Frame 1 (no input): blank canvas, image omitted
Frame 60 (no input): blank canvas, image omitted
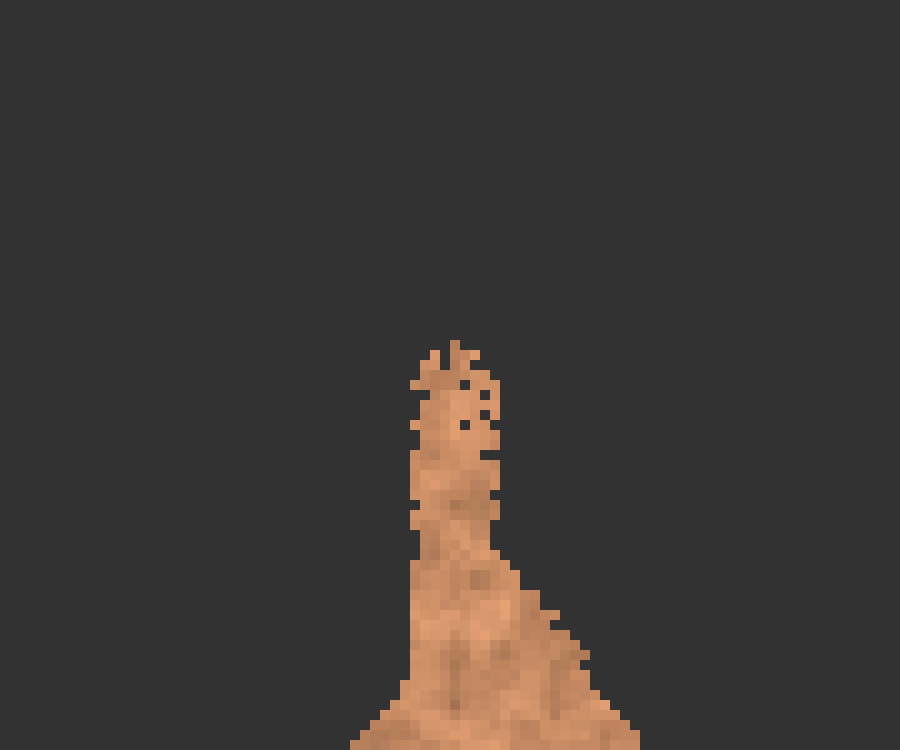
Frame 120 (the mouse pressed at the canvas centre since frame 60)

The p5.js sketch whose frames 1 and 60 were blank and that drew this single picture after the mouse press (run headless with seeded random() and noise() and a simulated clock; from frame 60 on, the mouse is pressed at the canvas centre):

// p5.js sketch
// ── sketch.js
let grid;
let cols, rows;

let radius = 4;
let cellsize = 10;

let mode = 1;

function setup() {
	createCanvas(900, 750);
	background(50);
	cols = round(width / cellsize);
	rows = round(height / cellsize);
	grid = new Grid(cols, rows, cellsize);
}

function draw() {
	if (mouseIsPressed) {
		let x = floor(mouseX / cellsize);
		let y = floor(mouseY / cellsize);
		x = clamp(x, 0, cols - 1);
		y = clamp(y, 0, rows - 1);
		for (let yOff = -radius; yOff <= radius; yOff++) {
			for (let xOff = -radius; xOff <= radius; xOff++) {
				if (
					xOff * xOff + yOff * yOff <= radius * radius &&
					round(random(1, 2)) < 2
				) {
					grid.set(x + xOff, y + yOff, mode);
				}
			}
		}
	}
	grid.update();
	grid.show();
}

function mouseReleased() {
	mode = 1;
}

function mousePressed() {
	let x = floor(mouseX / cellsize);
	let y = floor(mouseY / cellsize);
	x = clamp(x, 0, cols - 1);
	y = clamp(y, 0, rows - 1);
	if (grid.cells[y][x] === 1) {
		mode = 0;
	}
}

function clamp(value, min, max) {
	return Math.min(Math.max(value, min), max);
}

class Grid {
	constructor(cols, rows, cellsize) {
		this.cols = cols;
		this.rows = rows;
		this.cellsize = cellsize;
		this.cells = [];

		for (let y = 0; y < this.rows; y++) {
			this.cells[y] = [];
			for (let x = 0; x < this.cols; x++) {
				this.cells[y][x] = 0;
			}
		}
	}

	show() {
		noStroke();
		for (let y = 0; y < this.rows; y++) {
			for (let x = 0; x < this.cols; x++) {
				if (this.cells[y][x] === 1) {
					let n = noise(x * 0.4, y * 0.4, frameCount * 0.01);
					let c = map(n, 0, 1, 150, 255);
					fill(c, c * 0.7, c * 0.5);
					rect(
						x * this.cellsize,
						y * this.cellsize,
						this.cellsize,
						this.cellsize
					);
				} else {
					fill(50);
					rect(
						x * this.cellsize,
						y * this.cellsize,
						this.cellsize,
						this.cellsize
					);
				}
			}
		}
	}

	update() {
		for (let y = this.rows - 1; y >= 0; y--) {
			for (let x = 0; x < this.cols; x++) {
				let state = this.cells[y][x];
				if (state === 1) {
					if (y + 1 < this.rows) {
						let cellBelow = this.cells[y + 1][x];
						if (cellBelow === 0) {
							this.swap(x, y, x, y + 1);
						} else {
							let cellRight = this.inBounds(x + 1, y + 1)
								? this.cells[y + 1][x + 1]
								: 1;
							let cellLeft = this.inBounds(x - 1, y + 1)
								? this.cells[y + 1][x - 1]
								: 1;
							if (cellRight === 0) {
								this.swap(x, y, x + 1, y + 1);
							} else if (cellLeft === 0) {
								this.swap(x, y, x - 1, y + 1);
							}
						}
					}
				}
			}
		}
	}

	set(x, y, state) {
		if (this.inBounds(x, y)) {
			this.cells[y][x] = state;
		}
	}

	swap(x1, y1, x2, y2) {
		if (this.inBounds(x1, y1) && this.inBounds(x2, y2)) {
			let temp = this.cells[y1][x1];
			this.cells[y1][x1] = this.cells[y2][x2];
			this.cells[y2][x2] = temp;
		} else {
			return;
		}
	}

	inBounds(x, y) {
		return x >= 0 && x < this.cols && y >= 0 && y < this.rows;
	}

	isEmpty(x, y) {
		return this.cells[y][x] === 0;
	}
}
